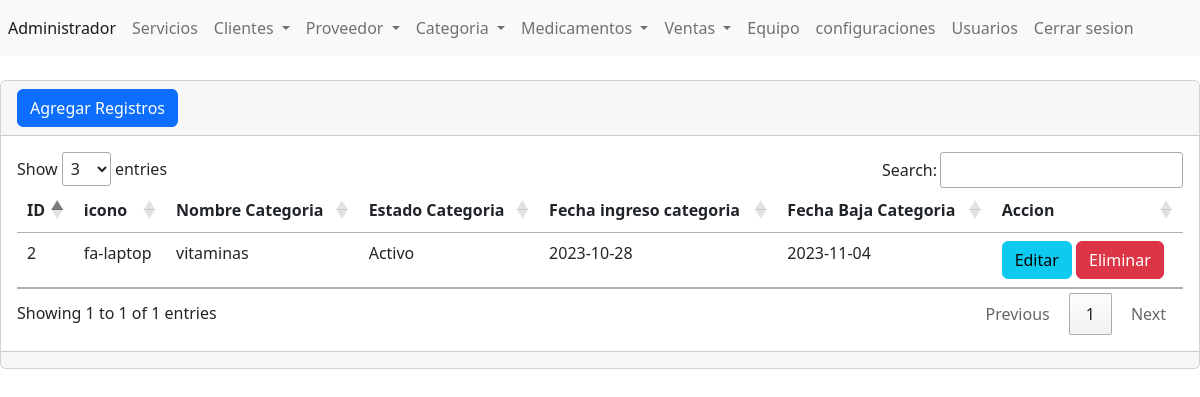
The app's page /DesarrolloWeb_ProyectoFinal_GRUPO/Practica/admin/secciones/categoria/index.php (signed in) with its own data.
### tables this page shows
CREATE TABLE IF NOT EXISTS `categoria` (
  `ID` int NOT NULL AUTO_INCREMENT,
  `icono` varchar(255) NOT NULL,
  `nombreCategoria` varchar(255) NOT NULL,
  `estadoCategoria` varchar(255) NOT NULL,
  `fechaIngresoCategoria` varchar(255) NOT NULL,
  `fechaBajaCategoria` varchar(255) NOT NULL,
  PRIMARY KEY (`ID`)
);

### DesarrolloWeb_ProyectoFinal_GRUPO/Practica/admin/secciones/categoria/index.php (the view, shortened to what this page needs)
<?php
include("../../bd.php");
$sentencia = $conexion->prepare("SELECT * FROM categoria ORDER BY ID ASC");
$sentencia->execute();
$lista_Categoria=$sentencia->fetchAll(PDO::FETCH_ASSOC);
include("../../templates/header.php");
?>
<div class="card">
    <div class="card-header">
        <a name="" id="" class="btn btn-primary" href="crear.php" role="button">Agregar Registros</a>
    </div>
    <div class="card-body">
    <div class="table-responsive-sm">
        <table class="table table">
            <thead>
                <tr>
                    <th scope="col">ID</th>
                    <th scope="col">icono</th>
                    <th scope="col">Nombre Categoria</th>
                    <th scope="col">Estado Categoria</th>
                    <th scope="col">Fecha ingreso categoria</th>
                    <th scope="col">Fecha Baja Categoria</th>
                    <th scope="col">Accion</th>
                </tr>
            </thead>
            <tbody>
       <?php  foreach($lista_Categoria as $registros){  ?>
                <tr class="">
                    <td ><?php echo $registros['ID']; ?></td>
                    <td ><?php echo $registros['icono']; ?></td>
                    <td><?php echo $registros['nombreCategoria']; ?></td>
                    <td><?php echo $registros['estadoCategoria']; ?></td>
                    <td><?php echo $registros['fechaIngresoCategoria']; ?></td>
                    <td><?php echo $registros['fechaBajaCategoria']; ?></td>
                    <td>
                    <a name="" id="" class="btn btn-info"  href="editar.php?txtID=<?php echo $registros['ID']; ?> role="button">Editar</a>
                    <a name="" id="" class="btn btn-danger" href="index.php?txtID=<?php echo $registros['ID']; ?> role="button">Eliminar</a>
                    </td>
                </tr>
                <?php } ?>
            </tbody>
        </table>
    </div>
    </div>
    <div class="card-footer text-muted">
    </div>
</div>
<?php
include("../../templates/footer.php");
?>

### records on screen
categoria: ID "2", icono "fa-laptop", nombreCategoria "vitaminas", estadoCategoria "Activo", fechaIngresoCategoria "2023-10-28", fechaBajaCategoria "2023-11-04"
